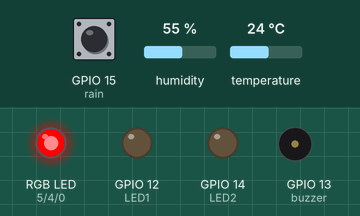
Simulated run of this sketch. Board: ESP8266 (NodeMCU). Shown: an RGB LED mixed from three pins (HIGH = lit), output pins drawn as LEDs (lit = HIGH), buzzer (waves = sounding, pin HIGH). The test bench sets the inputs (shaded band); at power-on: GPIO 15 (rain) HIGH, humidity 55 %, temperature 24 °C. WiFi joins after 1.5 s; servers stay silent unless stated; what the sketch prints to the serial monitor is not drawn.

Above: at 2.0 s.
At 3.0 s:
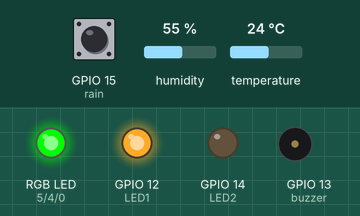
At 7.0 s:
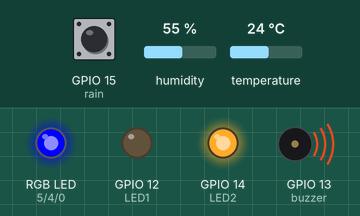
Timing chart, 0 to 8.5 s (numbered marks = the images above):
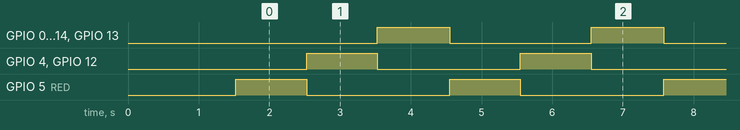

Measured:
- by itself, GPIO 0 (BLUE), GPIO 4 (GREEN), GPIO 5 (RED), GPIO 12 (LED1), GPIO 14 (LED2), GPIO 13 (buzzer): alternates HIGH for 1.0 s and LOW for 2.0 s
- by itself, everything shown: repeats every 3.0 s, in 3 steps

The sketch:

sketch_apr18a.ino
```cpp
#include <dht.h>
#include <Arduino.h>
#include <ESP8266WiFi.h>

#include <SocketIoClient.h>

SocketIoClient webSocket;
dht DHT;

#define DHT11_PIN 2

int RED = 5;
int GREEN = 4;
int BLUE = 0;
int LED1 = 12;
int LED2 = 14;
int buzzer = 13;
int rain = 15;
char raining[16];
void setup(){
  pinMode(rain, INPUT);
  pinMode(RED, OUTPUT);
  pinMode(GREEN, OUTPUT);
  pinMode(BLUE, OUTPUT);
  pinMode(LED1, OUTPUT);
  pinMode(LED2, OUTPUT);
  pinMode(buzzer, OUTPUT);
  Serial.begin(9600);

  sprintf(raining, "%d", "it's raining");
  WiFi.begin("Jumbo", "pusangputi");
  Serial.print("Connecting");
  while (WiFi.status() != WL_CONNECTED)
  {
  delay(500);
  Serial.print(".");
  }
  Serial.println();

  Serial.print("Connected, IP address: ");
  Serial.println(WiFi.localIP());
  webSocket.begin("192.168.1.98", 80, "/socket.io/?transport=websocket");
}

void loop(){
  webSocket.loop();
  Serial.println(digitalRead(rain));
  if(digitalRead(rain) == 0)
  {
    webSocket.emit("rain", raining);
  }
  get_temp();
  rgb_red();
  digitalWrite(LED1,LOW);
  digitalWrite(LED2,LOW);
  digitalWrite(buzzer,LOW);
  delay(1000);
  Serial.println(digitalRead(rain));
  rgb_green();
  digitalWrite(LED1,HIGH);
  digitalWrite(LED2,LOW);
  delay(1000);
  Serial.println(digitalRead(rain));
  rgb_blue();
  digitalWrite(LED1,LOW);
  digitalWrite(LED2,HIGH);
  digitalWrite(buzzer,HIGH);
  delay(1000);
}

void rgb_red(){
  digitalWrite(RED,HIGH);
  digitalWrite(GREEN,LOW);
  digitalWrite(BLUE,LOW);
}

void rgb_green(){
  digitalWrite(RED,LOW);
  digitalWrite(GREEN,HIGH);
  digitalWrite(BLUE,LOW);
}

void rgb_blue(){
  digitalWrite(RED,LOW);
  digitalWrite(GREEN,LOW);
  digitalWrite(BLUE,HIGH);
}

void get_temp(){
  char temp[16];
  sprintf(temp, "%d", DHT.temperature);
  char humid[16];
  sprintf(humid, "%d", DHT.humidity);
  int chk = DHT.read11(DHT11_PIN);
  Serial.print("Temperature = ");
  Serial.println(DHT.temperature);
//  webSocket.emit("Temperature", temp);
  Serial.print("Humidity = ");
//  webSocket.emit("Humidity", humid);
  Serial.println(DHT.humidity);
}
```
